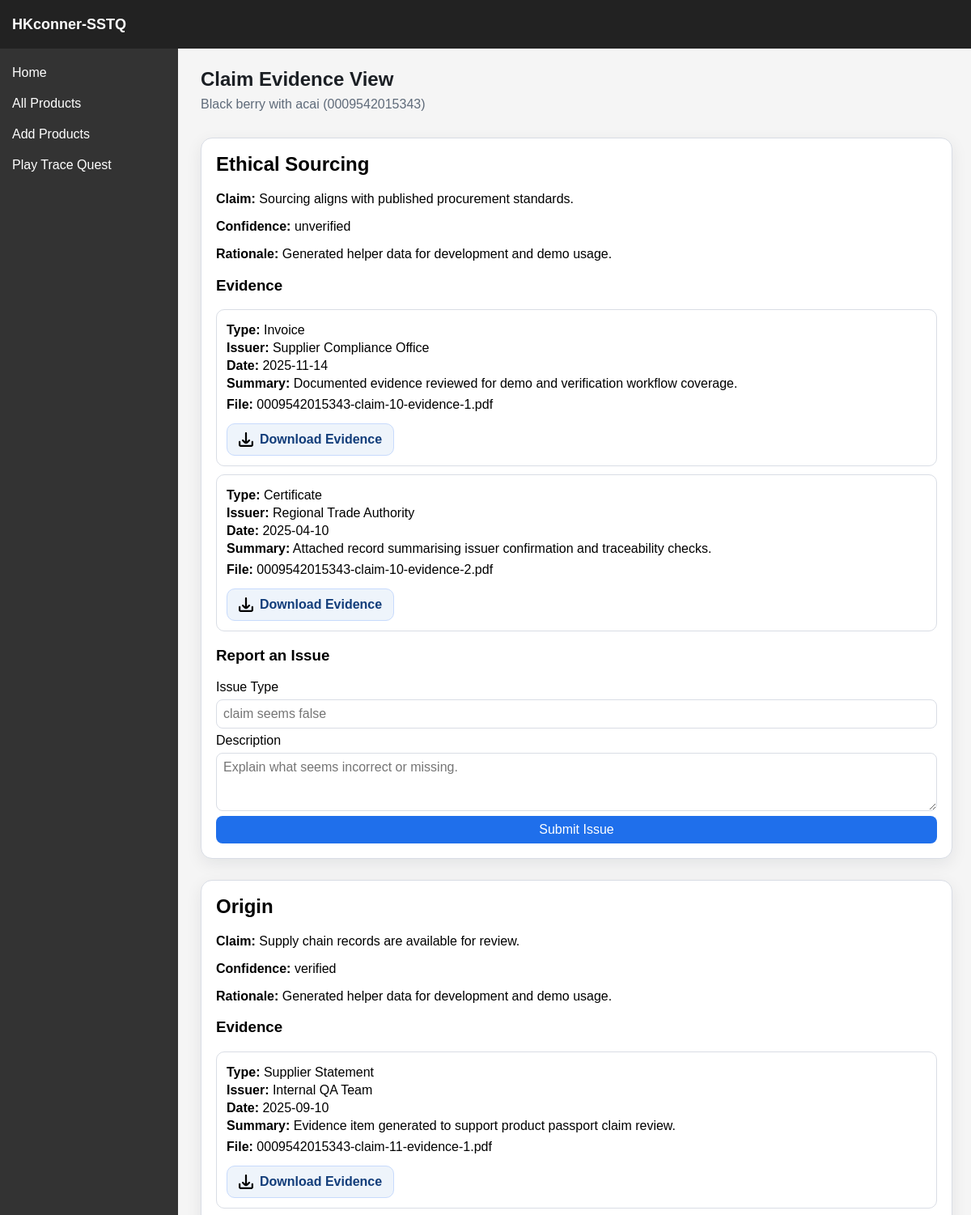
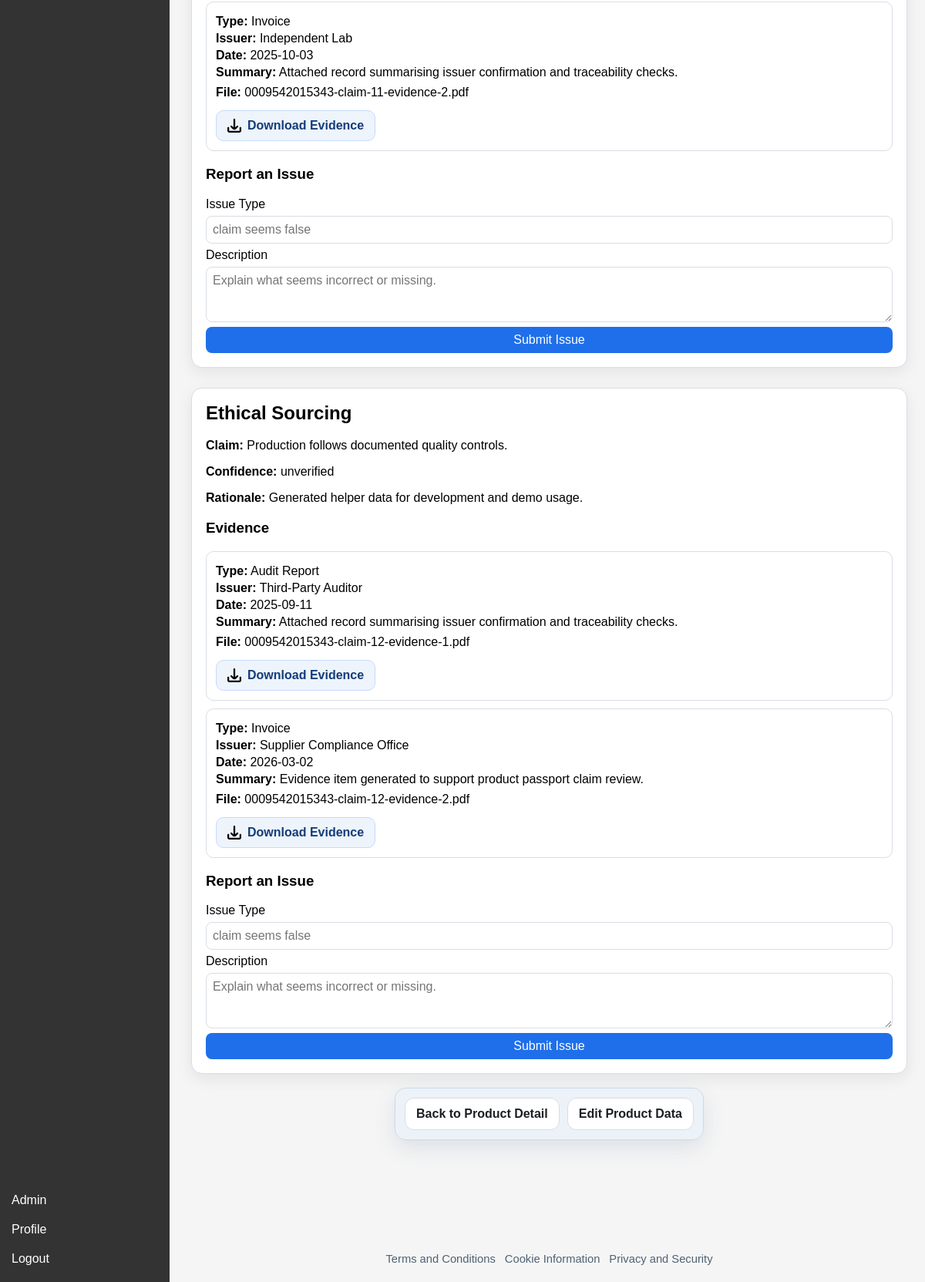
Screenshot of /product/evidence/0009542015343 (signed in) with the database file from the repository (2 pictures, top to bottom).
### sstq/models.py (models this page shows, shortened)
class Product(db.Model):
    __tablename__ = "products"
    barcode = db.Column(db.String(32), primary_key=True)
    name = db.Column(db.String(128), nullable=False)
    category = db.Column(db.String(128), nullable=False)
    brand = db.Column(db.String(128), nullable=False)
    description = db.Column(db.String(512), nullable=False)
    image = db.Column(db.String(256), nullable=True)

class Claim(db.Model):
    __tablename__ = "claims"
    claim_id = db.Column(db.Integer, primary_key=True)
    product_barcode = db.Column(db.String(32), db.ForeignKey("products.barcode"), nullable=False)
    claim_type = db.Column(db.String(64), nullable=False)
    claim_text = db.Column(db.String(512), nullable=False)
    confidence_label = db.Column(db.String(64), nullable=True) # verified, partially-verified or unverified
    rationale = db.Column(db.String(512), nullable=True)
    product = db.relationship("Product", backref="claims")

class Evidence(db.Model):
    __tablename__ = "evidence"
    evidence_id = db.Column(db.Integer, primary_key=True)
    claim_id = db.Column(db.Integer, db.ForeignKey("claims.claim_id"), nullable=False)
    evidence_type = db.Column(db.String(64), nullable=False)
    issuer = db.Column(db.String(128), nullable=True)
    date = db.Column(db.DateTime, default=lambda: datetime.now(timezone.utc), nullable=False)
    summary = db.Column(db.String(512), nullable=True)
    file_reference = db.Column(db.String(256), nullable=True)
    claim = db.relationship("Claim", backref="evidence")

### sstq/routes/product.py (the view)
@product_bp.route("/product/evidence/<barcode>", methods=["GET"])
@login_required
def product_evidence(barcode):
    product = db.session.get(Product, barcode)
    if not product:
        flash("Product not found.", "error")
        return redirect(url_for("product.product"))
    claims = sorted(product.claims, key=lambda c: c.claim_id)
    return render_template("product_evidence.html", product=product, claims=claims)

### sstq/models.py (called while the page is built)
    @property
    def is_verifier(self):
        return self.role == "verifier"

    @property
    def is_admin(self):
        return self.role == "admin"

### sstq/routes/auth.py (called while the page is built)
@login_manager.user_loader
def load_user(user_id):
    return db.session.get(User, int(user_id))

### sstq/templates/product_evidence.html (shortened to what this page needs)
{% extends "base.html" %}
{% block custom_css %}<link rel="stylesheet" href="{{ url_for('static', filename='css/product_detail.css') }}">{% endblock %}
{% block content %}
<section class="product-page">
    <h1>Claim Evidence View</h1>
    <p class="page-subtitle">{{ product.name }} ({{ product.barcode }})</p>
    {% if claims %}
        <div class="list-wrapper">
            {% for claim in claims %}
                <article class="content-card" id="claim-{{ claim.claim_id }}">
                    <h2>{{ claim.claim_type }}</h2>
                    <p><strong>Claim:</strong> {{ claim.claim_text }}</p>
                    <p><strong>Confidence:</strong> {{ claim.confidence_label or "No label" }}</p>
                    {% if claim.rationale %}
                        <p><strong>Rationale:</strong> {{ claim.rationale }}</p>
                    {% endif %}
                    <h3>Evidence</h3>
                    {% if claim.evidence %}
                        <div class="list-wrapper">
                            {% for evidence in claim.evidence %}
                                <article class="list-item">
                                    <p><strong>Type:</strong> {{ evidence.evidence_type }}</p>
                                    <p><strong>Issuer:</strong> {{ evidence.issuer or "-" }}</p>
                                    <p><strong>Date:</strong> {{ evidence.date.date() if evidence.date else "-" }}</p>
                                    {% if evidence.summary %}
                                        <p><strong>Summary:</strong> {{ evidence.summary }}</p>
                                    {% endif %}
                                    {% if evidence.file_reference %}
                                        <div class="evidence-file-block">
                                            <p><strong>File:</strong> {{ evidence.file_reference.rsplit('/', 1)[-1] }}</p>
                                            {% if evidence.file_reference.startswith('/static/') %}
                                                <a class="file-download-box" href="{{ evidence.file_reference }}" target="_blank" rel="noopener" download>
                                                    <img src="{{ url_for('static', filename='icons/download.svg') }}" alt="" aria-hidden="true">
                                                    <span>Download Evidence</span>
                                                </a>
                                            {% endif %}
                                        </div>
                                    {% endif %}
                                </article>
                            {% endfor %}
                        </div>
                    {% else %}
                        <p class="empty-text">No evidence attached.</p>
                    {% endif %}
                    <h3>Report an Issue</h3>
                    <form method="POST" action="{{ url_for('product.report_issue', claim_id=claim.claim_id) }}" class="report-form">
                        <label for="issue-type-{{ claim.claim_id }}">Issue Type</label>
                        <input id="issue-type-{{ claim.claim_id }}" name="issue_type" placeholder="claim seems false" required>
                        <label for="issue-desc-{{ claim.claim_id }}">Description</label>
                        <textarea id="issue-desc-{{ claim.claim_id }}" name="description" rows="3" placeholder="Explain what seems incorrect or missing." required></textarea>
                        <button type="submit">Submit Issue</button>
                    </form>
                </article>
            {% endfor %}
        </div>
    {% else %}
        <p class="empty-text">No claims found for this product.</p>
    {% endif %}
    <div class="sticky-page-actions">
        <a class="page-action-box compact-action-box" href="{{ url_for('product.product_detail', barcode=product.barcode) }}">
            <span class="page-action-title">Back to Product Detail</span>
        </a>
        {% if current_user.is_authenticated and (current_user.is_verifier or current_user.is_admin) %}
            <a class="page-action-box compact-action-box" href="{{ url_for('product.product_edit', barcode=product.barcode) }}">
                <span class="page-action-title">Edit Product Data</span>
            </a>
        {% endif %}
    </div>
</section>
{% endblock %}

### sstq/static/css/base.css (style rules this page uses)
* { box-sizing: border-box; }
body { margin: 0; font-family: Arial, sans-serif; min-height: 100vh; }

### sstq/static/css/product_detail.css (style rules this page uses)
:root { --card-bg: #ffffff; --border-color: #d9dde5; --text-main: #1b1f24; --text-muted: #5f6b7a; --accent: #1f6feb; --accent-hover: #195bcc; }
.product-page { max-width: 980px; margin: 24px auto; padding: 0 8px 108px; }
.product-page h1 { color: var(--text-main); margin-bottom: 18px; }
.page-subtitle { margin-top: -10px; color: var(--text-muted); }
.product-card, .content-card { background: var(--card-bg); border: 1px solid var(--border-color); border-radius: 14px; padding: 18px; box-shadow: 0 6px 20px rgba(16, 24, 40, 0.08); }
.content-card { margin-top: 16px; }
.content-card h2 { margin-top: 0; }
.list-wrapper { display: grid; gap: 10px; }
.list-item { border: 1px solid var(--border-color); border-radius: 10px; padding: 12px; }
.list-item p { margin: 4px 0; }
.report-form { margin-top: 10px; display: grid; gap: 6px; }
.report-form input, .report-form textarea, .report-form button { border: 1px solid var(--border-color); border-radius: 8px; padding: 8px; font: inherit; }
.report-form button { background: var(--accent); color: #fff; border: 0; cursor: pointer; }
.evidence-file-block { display: grid; gap: 10px; }
.file-download-box { display: inline-flex; align-items: center; gap: 8px; width: fit-content; padding: 10px 14px; border: 1px solid #c7dafc; border-radius: 10px; background: #eef4fb; color: #123d7a; text-decoration: none; font-weight: 600; }
.file-download-box img { width: 18px; height: 18px; }
.sticky-page-actions { position: sticky; bottom: 16px; z-index: 20; display: flex; align-items: center; justify-content: center; gap: 10px; flex-wrap: wrap; width: fit-content; margin: 18px auto 0; padding: 12px; background: rgba(236, 242, 248, 0.97); border: 1px solid #ccd9e7; border-radius: 14px; box-shadow: 0 10px 28px rgba(52, 84, 120, 0.12); backdrop-filter: blur(8px); }
.page-action-box { display: inline-flex; align-items: center; padding: 11px 14px; background: #ffffff; border: 1px solid var(--border-color); border-radius: 12px; color: var(--text-main); text-decoration: none; transition: border-color 0.2s ease, box-shadow 0.2s ease, background-color 0.2s ease; }
.compact-action-box { background: #ffffff; }
.page-action-title { font-weight: 600; color: var(--text-main); }

### rows the page displays
Product: name "Black berry with acai", barcode "0009542015343"
Claim: claim_type "Ethical Sourcing", claim_text "Sourcing aligns with published procurement standards.", confidence_label "unverified", rationale "Generated helper data for development and demo usage.", description "Explain what seems incorrect or missing."
Evidence: evidence_type "Invoice", issuer "Supplier Compliance Office", date "2025-11-14", summary "Documented evidence reviewed for demo and verification workflow coverage.", file_reference "0009542015343-claim-10-evidence-1.pdf"
Evidence: evidence_type "Certificate", issuer "Regional Trade Authority", date "2025-04-10", summary "Attached record summarising issuer confirmation and traceability checks.", file_reference "0009542015343-claim-10-evidence-2.pdf"
Claim: claim_type "Origin", claim_text "Supply chain records are available for review.", confidence_label "verified", rationale "Generated helper data for development and demo usage.", description "Explain what seems incorrect or missing."
Evidence: evidence_type "Supplier Statement", issuer "Internal QA Team", date "2025-09-10", summary "Evidence item generated to support product passport claim review.", file_reference "0009542015343-claim-11-evidence-1.pdf"
Evidence: evidence_type "Invoice", issuer "Independent Lab", date "2025-10-03", summary "Attached record summarising issuer confirmation and traceability checks.", file_reference "0009542015343-claim-11-evidence-2.pdf"
Claim: claim_type "Ethical Sourcing", claim_text "Production follows documented quality controls.", confidence_label "unverified", rationale "Generated helper data for development and demo usage.", description "Explain what seems incorrect or missing."
Evidence: evidence_type "Audit Report", issuer "Third-Party Auditor", date "2025-09-11", summary "Attached record summarising issuer confirmation and traceability checks.", file_reference "0009542015343-claim-12-evidence-1.pdf"
Evidence: evidence_type "Invoice", issuer "Supplier Compliance Office", date "2026-03-02", summary "Evidence item generated to support product passport claim review.", file_reference "0009542015343-claim-12-evidence-2.pdf"
